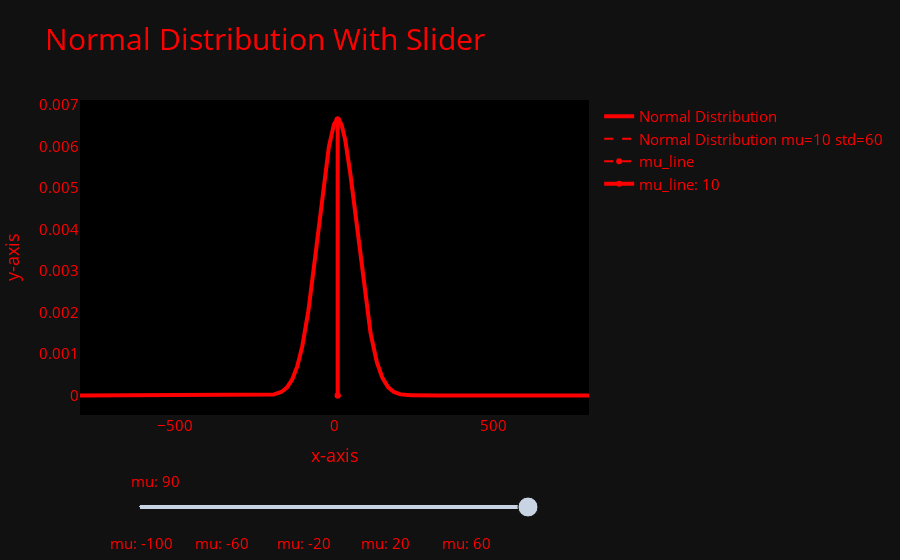

Notebook code cell kept with this figure:
### Code cell
mu = 10 
std = 60

x = np.linspace(-800,800,1000)
y = stats.norm.pdf(x,mu,std)


initial_line_x = [mu,mu]
initial_line_y = [y.min(),y.max()]

trace1  = go.Scatter(x=x,y=y,mode='lines',name="Normal Distribution",
                     line=dict(color='red',width=4))

trace2  = go.Scatter(x=x,y=y,mode='lines',name="Normal Distribution mu=10 std=60",
                     line=dict(color="red",dash='dash'))

trace3 = go.Scatter(x=initial_line_x,y=initial_line_y,name="mu_line",
                    line=dict(color='red',dash='dash'))

trace4 = go.Scatter(x=initial_line_x,y=initial_line_y,name=f"mu_line: {mu}",
                    line=dict(color='red',width=4))


traces = [trace1,trace2,trace3,trace4]


mu_values = range(-100,100,10)


#frame: 
frames = []
for mu in mu_values:
    y = stats.norm.pdf(x,mu,std)
    initial_line_x = [mu,mu]
    frames.append(
        go.Frame(
            data=[go.Scatter(y=y,name=f"Normal Distribution: {mu}"),
                  go.Scatter(x=initial_line_x,name=f"mu_values: {mu}")
                  ],
            name=str(mu),
            traces=[0,3]
        )
    )


#slider for mu:
slider_mu = [
    dict(
        method="animate",
        args=[[str(mu)],
            dict(
                mode="immediate",
                frame=dict(
                    duration=200,
                    redraw=True
                ),
                transition=dict(duration=0)
            )
        ],
        label=f"mu: {str(mu)}"
    )
    for mu in mu_values
]



layout = go.Layout(
    template='plotly_dark',
    xaxis=dict(title="x-axis",showgrid=False),
    yaxis=dict(title='y-axis',showgrid=False),
    title=dict(
        text = "Normal Distribution With Slider",
        font=dict(size=30,weight=500)
        ),
    plot_bgcolor="black",
    sliders=[
        dict(
            active=mu_values.index(mu),
            steps=slider_mu,
            x=0.1,
            y=-0.1,
            len=0.8
        )
    ],
    
    font=dict(size=15,color="red"),
    showlegend=True
)

fig = go.Figure(data=traces,layout=layout,frames=frames)
fig.update_xaxes(zeroline=False)
fig.update_yaxes(zeroline=False)
fig.show()

### Figure 1 — Plotly figure (JSON) as saved in the notebook; plotly's stock layout.template omitted (floating-point values rounded to 4 significant figures; data arrays with more than 128 entries replaced by an {"elided": "..."} marker saying what was removed)
{"data": [{"line": {"color": "red", "width": 4}, "mode": "lines", "name": "Normal Distribution", "type": "scatter", "x": {"elided": "1000 float values"}, "y": {"elided": "1000 float values"}}, {"line": {"color": "red", "dash": "dash"}, "mode": "lines", "name": "Normal Distribution mu=10 std=60", "type": "scatter", "x": {"elided": "1000 float values"}, "y": {"elided": "1000 float values"}}, {"line": {"color": "red", "dash": "dash"}, "name": "mu_line", "type": "scatter", "x": [10, 10], "y": [1.769e-42, 0.006649]}, {"line": {"color": "red", "width": 4}, "name": "mu_line: 10", "type": "scatter", "x": [10, 10], "y": [1.769e-42, 0.006649]}], "layout": {"font": {"color": "red", "size": 15}, "plot_bgcolor": "black", "showlegend": true, "sliders": [{"active": 19, "len": 0.8, "steps": [{"args": [["-100"], {"frame": {"duration": 200, "redraw": true}, "mode": "immediate", "transition": {"duration": 0}}], "label": "mu: -100", "method": "animate"}, {"args": [["-90"], {"frame": {"duration": 200, "redraw": true}, "mode": "immediate", "transition": {"duration": 0}}], "label": "mu: -90", "method": "animate"}, {"args": [["-80"], {"frame": {"duration": 200, "redraw": true}, "mode": "immediate", "transition": {"duration": 0}}], "label": "mu: -80", "method": "animate"}, {"args": [["-70"], {"frame": {"duration": 200, "redraw": true}, "mode": "immediate", "transition": {"duration": 0}}], "label": "mu: -70", "method": "animate"}, {"args": [["-60"], {"frame": {"duration": 200, "redraw": true}, "mode": "immediate", "transition": {"duration": 0}}], "label": "mu: -60", "method": "animate"}, {"args": [["-50"], {"frame": {"duration": 200, "redraw": true}, "mode": "immediate", "transition": {"duration": 0}}], "label": "mu: -50", "method": "animate"}, {"args": [["-40"], {"frame": {"duration": 200, "redraw": true}, "mode": "immediate", "transition": {"duration": 0}}], "label": "mu: -40", "method": "animate"}, {"args": [["-30"], {"frame": {"duration": 200, "redraw": true}, "mode": "immediate", "transition": {"duration": 0}}], "label": "mu: -30", "method": "animate"}, {"args": [["-20"], {"frame": {"duration": 200, "redraw": true}, "mode": "immediate", "transition": {"duration": 0}}], "label": "mu: -20", "method": "animate"}, {"args": [["-10"], {"frame": {"duration": 200, "redraw": true}, "mode": "immediate", "transition": {"duration": 0}}], "label": "mu: -10", "method": "animate"}, {"args": [["0"], {"frame": {"duration": 200, "redraw": true}, "mode": "immediate", "transition": {"duration": 0}}], "label": "mu: 0", "method": "animate"}, {"args": [["10"], {"frame": {"duration": 200, "redraw": true}, "mode": "immediate", "transition": {"duration": 0}}], "label": "mu: 10", "method": "animate"}, {"args": [["20"], {"frame": {"duration": 200, "redraw": true}, "mode": "immediate", "transition": {"duration": 0}}], "label": "mu: 20", "method": "animate"}, {"args": [["30"], {"frame": {"duration": 200, "redraw": true}, "mode": "immediate", "transition": {"duration": 0}}], "label": "mu: 30", "method": "animate"}, {"args": [["40"], {"frame": {"duration": 200, "redraw": true}, "mode": "immediate", "transition": {"duration": 0}}], "label": "mu: 40", "method": "animate"}, {"args": [["50"], {"frame": {"duration": 200, "redraw": true}, "mode": "immediate", "transition": {"duration": 0}}], "label": "mu: 50", "method": "animate"}, {"args": [["60"], {"frame": {"duration": 200, "redraw": true}, "mode": "immediate", "transition": {"duration": 0}}], "label": "mu: 60", "method": "animate"}, {"args": [["70"], {"frame": {"duration": 200, "redraw": true}, "mode": "immediate", "transition": {"duration": 0}}], "label": "mu: 70", "method": "animate"}, {"args": [["80"], {"frame": {"duration": 200, "redraw": true}, "mode": "immediate", "transition": {"duration": 0}}], "label": "mu: 80", "method": "animate"}, {"args": [["90"], {"frame": {"duration": 200, "redraw": true}, "mode": "immediate", "transition": {"duration": 0}}], "label": "mu: 90", "method": "animate"}], "x": 0.1, "y": -0.1}], "title": {"font": {"size": 30, "weight": 500}, "text": "Normal Distribution With Slider"}, "xaxis": {"showgrid": false, "title": {"text": "x-axis"}, "zeroline": false}, "yaxis": {"showgrid": false, "title": {"text": "y-axis"}, "zeroline": false}}}
